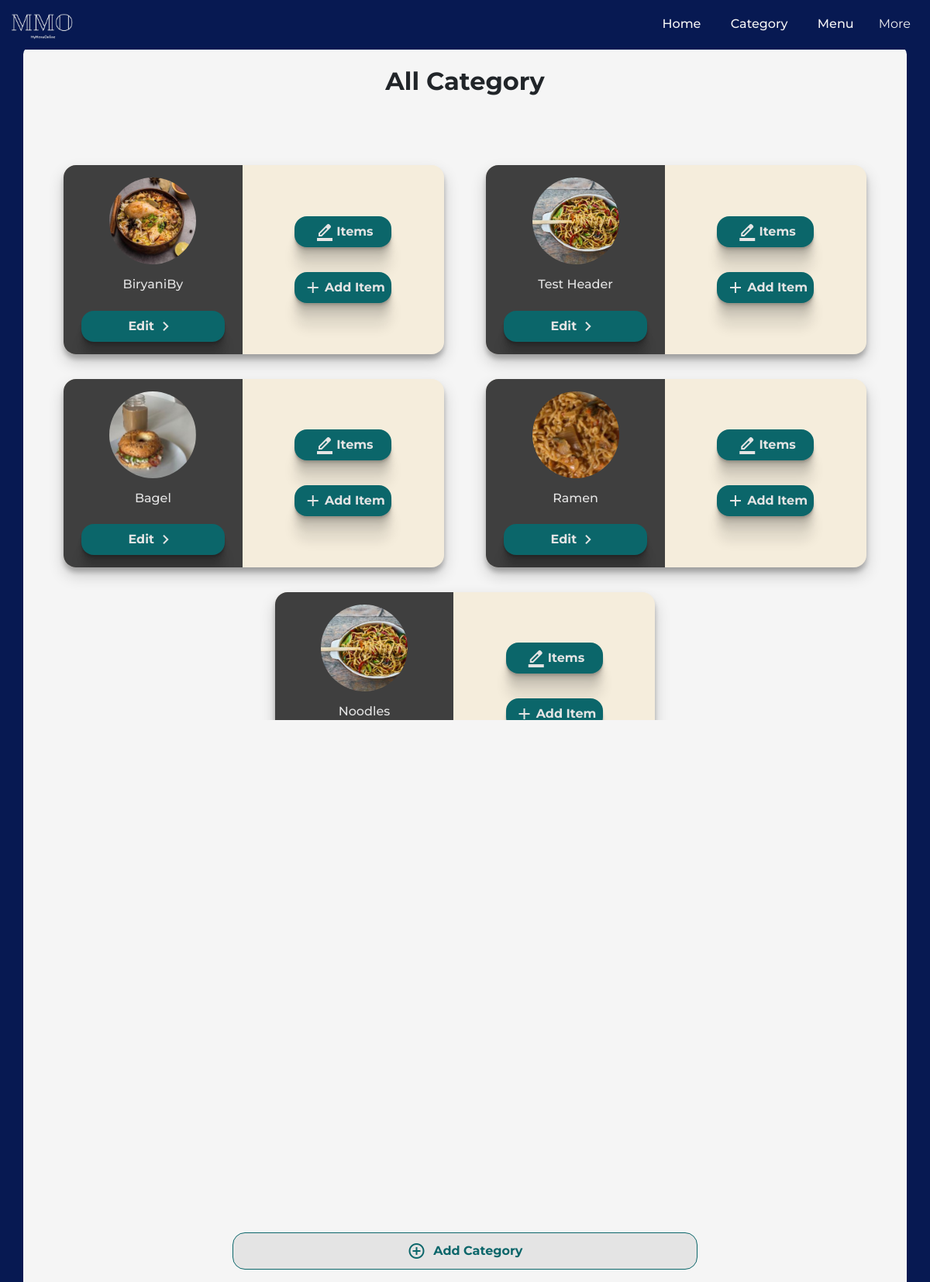
Screenshot of /client/category/ (signed in) with the database file from the repository.
### client/models.py (models this page shows, shortened)
class Header(models.Model):
    header_text = models.CharField(max_length=100)
    image = models.ImageField(upload_to='images', height_field=None, width_field=None, max_length=None, blank=True, null=True)
    menu = models.ForeignKey(Menu, on_delete=models.CASCADE, related_name='headers')
    description = models.CharField(max_length=50, blank= True, default="")

### client/views.py (the view)
# urls.py: path('category/', views.categoryList, name='categoryList'),
@login_required
@menu_creation
def categoryList(request):
    menu = Menu.objects.get(user= request.user)
    headers = Header.objects.filter(menu = menu)
    return render(request, 'client/categoryList.html', {'headers': headers})

### client/views.py (called while the page is built)
def menu_creation(view_func, verification_url="/client/getstarted/"):
    @functools.wraps(view_func)
    def wrapper(request, *args, **kwargs):
        if Menu.objects.filter(user=request.user).exists():
            return view_func(request, *args, **kwargs)
        messages.info(request, "create menu first")
        print("create menu first")
        return redirect(verification_url)
    return wrapper

### templates/client/categoryList.html (shortened to what this page needs)
{% load static %}
<!doctype html>
<html lang="en">
  <head>
    <link rel="stylesheet" href="{% static 'css/styleAdmin.css' %}">
    <link href="https://cdn.jsdelivr.net/npm/bootstrap@5.3.1/dist/css/bootstrap.min.css" rel="stylesheet">
  </head>
  <body>
    {% include 'client/navBar.html' %}
    {% if headers|length == 0 %}
    <div class="heightMax container noCategory ">
      <h1>No Category Created</h1>
      <a class="addGrayButtonBox" href="/client/category/add/ ">
          <p>Create New Category</p>
          <span class="material-symbols-outlined">add_circle</span>
      </a>
      </div>
      {% else %}
      <div class="container catListFlex setFixheight">
        <h2>All Category</h2>
        <div class="upperListCategory">
      {% for header in headers %}
          <div class="categoryListIterm">
            <div class="catListleft">
              {% if header.image  %}
              <img src="{{header.image.url}}" alt="">
              {% else %}
              <img src="{% static 'images/sadfrog.jpg' %}" alt="">
              {% endif %}
              <h6>{{header.header_text}}</h6>
              <p class="myActionButton"  onclick="parent.location.href='/client/category/{{header.id}}/'">Edit<span class="material-symbols-outlined">
                </span></p>
            </div>
            <div class="catListRight">
              <p class="myActionButton" onclick="parent.location.href='/client/items/category={{header.id}}/'"> <span class="material-symbols-outlined">
                </span>Items</p>
                <p class="myActionButton" onclick="parent.location.href='/client/items/category={{header.id}}/add/'"><span class="material-symbols-outlined">
                  </span>Add Item</p>
            </div>
          </div>
          {% endfor %}
        </div>
      </div>
      <div  onclick="parent.location.href= '/client/category/add/'" class="addCategoryButtonBlock">
          <span class="material-symbols-outlined">
          </span>
          <p>Add Category</p>
        </div>
      {% endif %}
  </body>
</html>

### static/css/styleAdmin.css (style rules this page uses)
:root { --text: #3f3f3f; --background: #e4e4e4; --primaryDark : #0B666A; --navPrimaryDark : #071952; --primary : #0B666A; --alertRed : #C70039; --secondary :#F5EDDC; }
* { font-family: 'Montserrat', sans-serif; scrollbar-color: var(--background); scroll-behavior: smooth; }
h1,h2,h3,h4,h5,h6 { text-transform: capitalize; }
body { color: var(--text); background-color: var(--navPrimaryDark) !important; }
.container { max-width: 1140px; z-index: 11; background-color: whitesmoke; margin: 5% 20%; padding: 0.8rem; border-radius: 10px; }
.container > h2,h1 { font-weight: bolder; text-align: center; margin: 1rem; }
::placeholder { opacity: 1; color: var(--text); }
.upperListCategory { display: flex; flex-direction: column; align-items: center; text-align: center; color: var(--text); scrollbar-color: var(--background); padding: 0.8rem; }
.myActionButton { margin: auto; width: 80%; color: var(--background); display: flex; justify-content: center; align-items: center; padding: 0.5rem; background-color: #0B666A; font-weight: bolder; margin: 1rem ; cursor: pointer; border-radius: 1rem; box-shadow: 0 2px 1px rgba(0,0,0,0.09), 0 4px 2px rgba(0,0,0,0.09), 0 8px 4px rgba(0,0,0,0.09), 0 16px 8px rgba(0,0,0,0.09), 0 32px 16px rgba(0,0,0,0.09); }
p> span { margin: 0 0.2rem; }
@media only screen and (min-width: 700px) { .upperListCategory { margin: 5% auto !important; overflow: scroll !important; height: 45vh !important; } }
@media only screen and (min-width: 700px) { .container { margin-bottom: 0 !important ; } }
.upperListCategory { width: 100%; display: flex; flex-direction: row !important; flex-wrap: wrap; justify-content: space-around; }
.categoryListIterm { display: flex; flex-direction: row; align-items: center; align-content: center; width: 45%; margin: 1rem auto; border-radius: 1rem; overflow: hidden; background-color: var(--secondary); box-shadow: 0 10px 20px rgba(0,0,0,0.19), 0 6px 6px rgba(0,0,0,0.23); }
.catListleft { display: flex; flex-direction: column; justify-content: center; align-content: center; align-items: center; background-color:var(--text) ; ; width: 47%; }
.catListRight { display: flex; flex-direction: column; justify-content: center; align-items: center; align-content: center; width: fit-content; margin: auto; }
.catListleft > img { height: 7rem; width: 7rem; border-radius: 50%; margin: 1rem; object-fit: cover; }
.catListleft > h6 { color: var(--background); }
.setFixheight { height: 100vh !important; }
.catListFlex { display: flex; flex-direction: column; }
.catListFlex > h2 { text-align: center; margin-bottom: 1rem; height: 2.5rem; margin: 0.5rem auto; padding: 0.3rem; }
.addCategoryButtonBlock { height: 3rem; width: fit-content; border: 1.5px solid var(--primaryDark); margin: 1rem auto; padding: 0.2rem; background-color: var(--background); color: var(--primaryDark); font-weight: bolder; display: flex; justify-content: center; margin: auto; border-radius: 1rem; position: fixed; bottom: 1rem; width: 50%; left: 25%; right: 25%; z-index: 111; }
.addCategoryButtonBlock > p,span { margin: auto 0.3rem; }

### rows the page displays
Header: image (picture), header_text "BiryaniBy"
Header: image (picture), header_text "Test Header"
Header: image (picture), header_text "Bagel"
Header: image (picture), header_text "Ramen"
Header: image (picture), header_text "Noodles"
